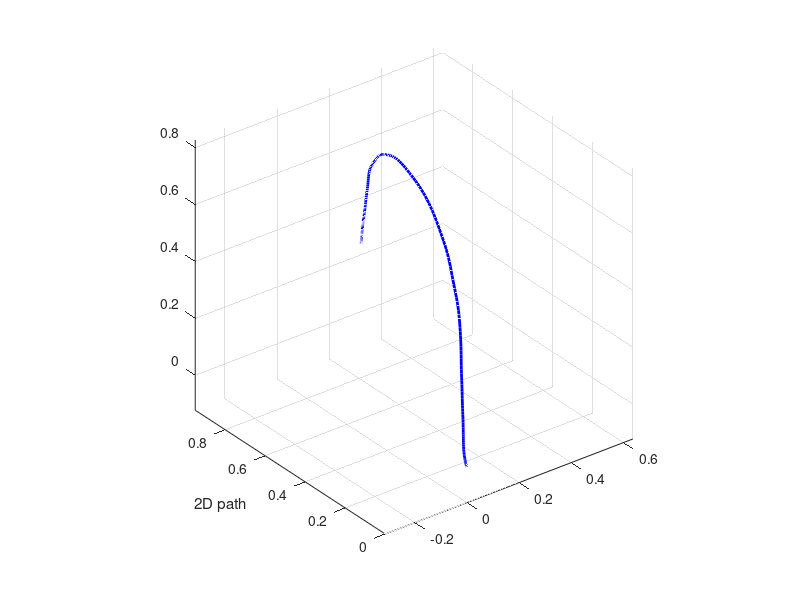
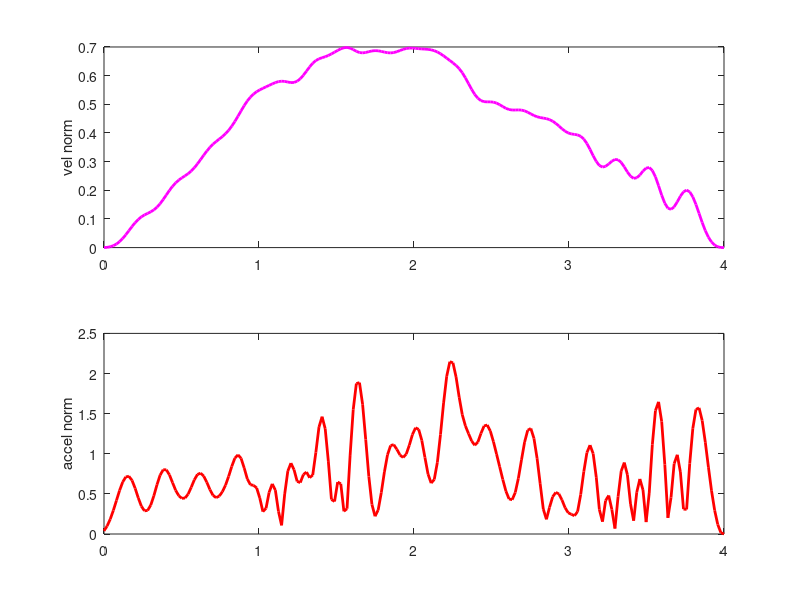

Write the MATLAB code that produced these figures, in order. (Note: this script raises an error after producing the figures.)
clc;
close all;
clear;

load('utils/data1.mat', 'sd_data', 'Pd_data');
s1_data = sd_data;
P1_data = Pd_data;

load('utils/data2.mat', 'sd_data', 'Pd_data');
s2_data = sd_data;
P2_data = Pd_data;

x_data = interp1(s2_data, P2_data(1,:), s1_data);

sd_data = s1_data;
Pd_data = [x_data; P1_data];

Tf = 4.0;
n_dof = size(Pd_data, 1);
Timed = sd_data * Tf;
dTime = diff(Timed);
dPd_data = [diff(Pd_data, 1, 2) ./ dTime, zeros(n_dof, 1)];
ddPd_data = [diff(dPd_data, 1, 2) ./ dTime, zeros(n_dof, 1)];

vel_norm = vecnorm(dPd_data, 2, 1);
accel_norm = vecnorm(ddPd_data, 2, 1);

figure;
plot3(Pd_data(1,:), Pd_data(2,:), Pd_data(3,:), 'LineWidth',2, 'color','blue');
ylabel('2D path');
axis equal;
grid on;

figure;
subplot(2,1,1);
plot(Timed, vel_norm, 'LineWidth',2, 'color','magenta');
ylabel('vel norm');
subplot(2,1,2);
plot(Timed, accel_norm, 'LineWidth',2, 'color','red');
ylabel('accel norm');

dist = norm(Pd_data(:,end) - Pd_data(:,1))
ampl = max(Pd_data(3,:)) - min(Pd_data(3,:))

save('data/comp_scalings_demo2.mat', 'Timed', 'Pd_data', 'dPd_data', 'ddPd_data');
